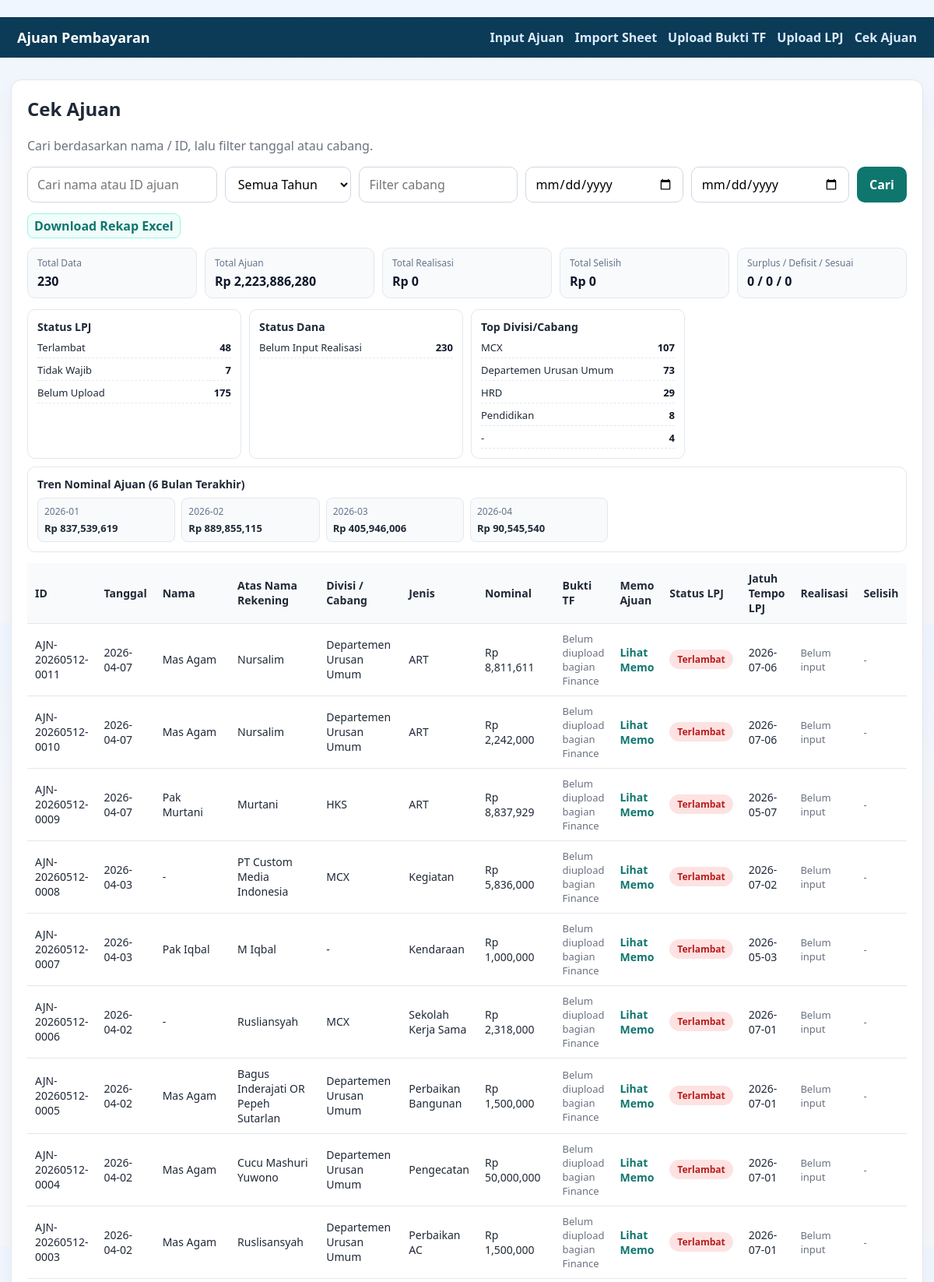
The app's page /cek-ajuan (upper part) with its own data.
### tables this page shows
CREATE TABLE ajuan (
    id_ajuan TEXT PRIMARY KEY,
    tanggal_ajuan TEXT NOT NULL,
    nama_pengaju TEXT NOT NULL,
    divisi_cabang TEXT NOT NULL,
    jenis_ajuan TEXT NOT NULL,
    nominal REAL NOT NULL,
    keterangan TEXT,
    status TEXT NOT NULL DEFAULT 'Menunggu Pembayaran',
    link_bukti_transfer TEXT,
    wajib_lpj INTEGER NOT NULL DEFAULT 1,
    tanggal_jatuh_tempo_lpj TEXT,
    status_lpj TEXT NOT NULL DEFAULT 'Belum Upload',
    link_lpj TEXT,
    created_at TEXT NOT NULL,
    updated_at TEXT NOT NULL
, link_memo_ajuan TEXT, nominal_realisasi REAL, nama_penerima_dana TEXT, nomor_memo TEXT, perihal TEXT);

### script/app.py (the view)
@app.route("/cek-ajuan", methods=["GET"])
def cek_ajuan():
    keyword = request.args.get("keyword", "").strip()
    cabang = request.args.get("cabang", "").strip()
    tanggal_awal = request.args.get("tanggal_awal", "").strip()
    tanggal_akhir = request.args.get("tanggal_akhir", "").strip()
    tahun = request.args.get("tahun", "").strip()
    rows = list_ajuan(
        keyword=keyword or None,
        cabang=cabang or None,
        tanggal_awal=tanggal_awal or None,
        tanggal_akhir=tanggal_akhir or None,
        tahun=tahun or None,
    )
    rows_serialized = _serialize_rows(rows)
    summary = _build_summary(rows_serialized)
    dashboard = _build_dashboard(rows_serialized)
    years = list_available_years()
    return render_template(
        "cek_ajuan.html",
        rows=rows_serialized,
        summary=summary,
        dashboard=dashboard,
        years=years,
        filters={
            "keyword": keyword,
            "cabang": cabang,
            "tanggal_awal": tanggal_awal,
            "tanggal_akhir": tanggal_akhir,
            "tahun": tahun,
        },
    )

### script/db.py (called while the page is built, shortened)
def get_connection() -> sqlite3.Connection:
    conn = sqlite3.connect(DB_FILE)
    conn.row_factory = sqlite3.Row
    return conn

def list_available_years() -> list[str]:
    query = """
    SELECT DISTINCT substr(tanggal_ajuan, 1, 4) AS tahun
         , COUNT(1) AS total
    FROM ajuan
    WHERE tanggal_ajuan IS NOT NULL
      AND length(tanggal_ajuan) >= 4
    GROUP BY substr(tanggal_ajuan, 1, 4)
    HAVING COUNT(1) >= 2
    ORDER BY tahun DESC
    """
    with get_connection() as conn:
        rows = conn.execute(query).fetchall()
    return [row["tahun"] for row in rows if row["tahun"]]

def derive_status_lpj(row: sqlite3.Row) -> str:
    if int(row["wajib_lpj"] or 0) == 0:
        return "Tidak Wajib"
    status_lpj = (row["status_lpj"] or "").strip()
    if status_lpj == "Sudah Upload":
        return "Sudah Upload"
    due = (row["tanggal_jatuh_tempo_lpj"] or "").strip()
    if not due:
        return "Belum Upload"
    try:
        due_date = datetime.strptime(due, "%Y-%m-%d").date()
    except ValueError:
        return "Belum Upload"
    today = date.today()
    if due_date < today:
        return "Terlambat"
    if due_date == today:
        return "Jatuh Tempo"
    return "Belum Jatuh Tempo"

def derive_status_dana(row: sqlite3.Row) -> str:
    nominal = float(row["nominal"] or 0)
    realisasi = row["nominal_realisasi"]
    if realisasi is None:
        return "Belum Input Realisasi"

### ui/templates/cek_ajuan.html (shortened to what this page needs)
﻿{% extends 'base.html' %}
{% block content %}
<section class="card">
  <h1>Cek Ajuan</h1>
  <p class="sub">Cari berdasarkan nama / ID, lalu filter tanggal atau cabang.</p>
  <form method="get" class="filter-bar">
    <input type="text" name="keyword" placeholder="Cari nama atau ID ajuan" value="{{ filters.keyword }}">
    <select name="tahun">
      <option value="">Semua Tahun</option>
    </select>
    <input type="text" name="cabang" placeholder="Filter cabang" value="{{ filters.cabang }}">
    <input type="date" name="tanggal_awal" value="{{ filters.tanggal_awal }}">
    <input type="date" name="tanggal_akhir" value="{{ filters.tanggal_akhir }}">
    <button type="submit">Cari</button>
  </form>
  <div class="actions mb12">
    <a class="btn-link edit-link" href="{{ url_for('export_ajuan_excel', keyword=filters.keyword, tahun=filters.tahun, cabang=filters.cabang, tanggal_awal=filters.tanggal_awal, tanggal_akhir=filters.tanggal_akhir) }}">Download Rekap Excel</a>
  </div>
  <div class="summary-grid">
    <div class="summary-card">
      <div class="summary-label">Total Data</div>
      <div class="summary-value">{{ summary.total_data }}</div>
    </div>
    <div class="summary-card">
      <div class="summary-label">Total Ajuan</div>
      <div class="summary-value">Rp {{ '{:,.0f}'.format(summary.total_ajuan) }}</div>
    </div>
    <div class="summary-card">
      <div class="summary-label">Total Realisasi</div>
      <div class="summary-value">Rp {{ '{:,.0f}'.format(summary.total_realisasi) }}</div>
    </div>
    <div class="summary-card">
      <div class="summary-label">Total Selisih</div>
      <div class="summary-value">Rp {{ '{:,.0f}'.format(summary.total_selisih) }}</div>
    </div>
    <div class="summary-card">
      <div class="summary-label">Surplus / Defisit / Sesuai</div>
      <div class="summary-value">{{ summary.count_surplus }} / {{ summary.count_defisit }} / {{ summary.count_sesuai }}</div>
    </div>
  </div>
  <div class="dashboard-grid">
    <div class="dashboard-card">
      <h3>Status LPJ</h3>
      <ul class="mini-list">
        {% for k, v in dashboard.status_lpj.items() %}
          <li><span>{{ k }}</span><b>{{ v }}</b></li>
        {% else %}
          <li><span>-</span><b>0</b></li>
        {% endfor %}
      </ul>
    </div>
    <div class="dashboard-card">
      <h3>Status Dana</h3>
      <ul class="mini-list">
        {% for k, v in dashboard.status_dana.items() %}
          <li><span>{{ k }}</span><b>{{ v }}</b></li>
        {% else %}
          <li><span>-</span><b>0</b></li>
        {% endfor %}
      </ul>
    </div>
    <div class="dashboard-card">
      <h3>Top Divisi/Cabang</h3>
      <ul class="mini-list">
        {% for divisi, total in dashboard.top_divisi %}
          <li><span>{{ divisi }}</span><b>{{ total }}</b></li>
        {% else %}
          <li><span>-</span><b>0</b></li>
        {% endfor %}
      </ul>
    </div>
    <div class="dashboard-card full-row">
      <h3>Tren Nominal Ajuan (6 Bulan Terakhir)</h3>
      <div class="trend-grid">
        {% for period, amount in dashboard.trend_nominal %}
          <div class="trend-item">
            <div class="trend-label">{{ period }}</div>
            <div class="trend-value">Rp {{ '{:,.0f}'.format(amount) }}</div>
          </div>
        {% else %}
          <div class="trend-item">
            <div class="trend-label">-</div>
            <div class="trend-value">Rp 0</div>
          </div>
        {% endfor %}
      </div>
    </div>
  </div>
  <div class="table-wrap">
    <table>
      <thead>
        <tr>
          <th>ID</th>
          <th>Tanggal</th>
          <th>Nama</th>
          <th>Atas Nama Rekening</th>
          <th>Divisi / Cabang</th>
          <th>Jenis</th>
          <th>Nominal</th>
          <th>Bukti TF</th>
          <th>Memo Ajuan</th>
          <th>Status LPJ</th>
          <th>Jatuh Tempo LPJ</th>
          <th>Realisasi</th>
          <th>Selisih</th>
        </tr>
      </thead>
      <tbody>
        {% for item in rows %}
          <tr>
            <td>{{ item.id_ajuan }}</td>
            <td>{{ item.tanggal_ajuan }}</td>
            <td>{{ item.nama_pengaju }}</td>
            <td>{{ item.atas_nama_rekening }}</td>
            <td>{{ item.divisi_cabang }}</td>
            <td>{{ item.jenis_ajuan }}</td>
            <td>Rp {{ '{:,.0f}'.format(item.nominal) }}</td>
            <td>
              {% if item.link_bukti_transfer %}
                <a class="btn-link" href="{{ item.link_bukti_transfer }}" target="_blank">Lihat Bukti TF</a>
              {% else %}
                <span class="muted">Belum diupload bagian Finance</span>
              {% endif %}
            </td>
            <td>
              {% if item.link_memo_ajuan %}
                <a class="btn-link" href="{{ item.link_memo_ajuan }}" target="_blank">Lihat Memo</a>
              {% else %}
                <span class="muted">Belum ada memo</span>
              {% endif %}
            </td>
            <td>
              {% if item.status_lpj_turunan == 'Sudah Upload' %}
                <span class="badge done">{{ item.status_lpj_turunan }}</span>
              {% elif item.status_lpj_turunan == 'Terlambat' %}
                <span class="badge late">{{ item.status_lpj_turunan }}</span>
              {% elif item.status_lpj_turunan == 'Jatuh Tempo' %}
                <span class="badge process">{{ item.status_lpj_turunan }}</span>
              {% elif item.status_lpj_turunan == 'Belum Jatuh Tempo' %}
                <span class="badge pending">{{ item.status_lpj_turunan }}</span>
              {% else %}
                <span class="badge mute">{{ item.status_lpj_turunan }}</span>
              {% endif %}
            </td>
            <td>{{ item.tanggal_jatuh_tempo_lpj or '-' }}</td>
            <td>
              {% if item.nominal_realisasi is not none %}
                Rp {{ '{:,.0f}'.format(item.nominal_realisasi) }}
              {% else %}
                <span class="muted">Belum input</span>
              {% endif %}
            </td>
            <td>
              {% if item.selisih is not none %}
                Rp {{ '{:,.0f}'.format(item.selisih) }}
              {% else %}
                <span class="muted">-</span>
              {% endif %}
            </td>
          </tr>
        {% else %}
          <tr><td colspan="16">Data tidak ditemukan.</td></tr>
        {% endfor %}
      </tbody>
    </table>
  </div>
</section>
{% endblock %}

### ui/static/style.css (style rules this page uses)
* { box-sizing: border-box; }
body { margin: 0; font-family: "Segoe UI", Tahoma, Geneva, Verdana, sans-serif; background: linear-gradient(180deg, #eff6ff 0%, var(--bg) 28%); color: var(--text); }
.card { background: var(--card); border: 1px solid var(--line); border-radius: 14px; padding: 20px; box-shadow: 0 10px 26px rgba(15, 23, 42, 0.05); }
h1 { margin-top: 0; }
.sub { color: var(--muted); margin-bottom: 16px; }
input, textarea, select, button { font: inherit; }
input, textarea, select { width: 100%; border: 1px solid #cfd8e3; border-radius: 10px; padding: 10px 12px; background: #fff; }
button { border: none; border-radius: 10px; padding: 10px 16px; background: var(--primary); color: #fff; font-weight: 700; cursor: pointer; }
.actions { margin-top: 4px; }
.filter-bar { display: grid; grid-template-columns: 1.2fr 0.8fr 1fr 1fr 1fr auto; gap: 10px; margin-bottom: 14px; }
.table-wrap { overflow-x: auto; }
table { width: 100%; border-collapse: collapse; min-width: 1050px; }
th, td { border-bottom: 1px solid var(--line); padding: 10px; text-align: left; font-size: 14px; }
th { background: #f9fafb; }
.badge { border-radius: 999px; font-size: 12px; padding: 4px 10px; font-weight: 700; display: inline-block; }
.badge.late { background: #fee2e2; color: #b91c1c; }
.btn-link { display: inline-block; text-decoration: none; color: #0f766e; font-weight: 700; }
.edit-link { padding: 4px 8px; border: 1px solid #99f6e4; border-radius: 8px; background: #f0fdfa; }
.muted { color: var(--muted); font-size: 13px; }
.mb12 { margin-bottom: 12px; }
.summary-grid { display: grid; grid-template-columns: repeat(5, minmax(0, 1fr)); gap: 10px; margin-bottom: 14px; }
.summary-card { background: #f8fafc; border: 1px solid #e2e8f0; border-radius: 10px; padding: 10px 12px; }
.summary-label { font-size: 12px; color: #64748b; }
.summary-value { margin-top: 4px; font-size: 16px; font-weight: 700; color: #0f172a; }
.dashboard-grid { display: grid; grid-template-columns: repeat(4, minmax(0, 1fr)); gap: 10px; margin-bottom: 14px; }
.dashboard-card { background: #ffffff; border: 1px solid #e2e8f0; border-radius: 10px; padding: 12px; }
.dashboard-card h3 { margin: 0 0 8px; font-size: 14px; }
.dashboard-card.full-row { grid-column: 1 / -1; }
.mini-list { list-style: none; margin: 0; padding: 0; display: grid; gap: 6px; }
.mini-list li { display: flex; justify-content: space-between; gap: 10px; font-size: 13px; border-bottom: 1px dashed #e2e8f0; padding-bottom: 4px; }
.mini-list li b { color: #0f172a; }
.trend-grid { display: grid; grid-template-columns: repeat(6, minmax(0, 1fr)); gap: 8px; }
.trend-item { border: 1px solid #e5e7eb; border-radius: 8px; padding: 8px; background: #f8fafc; }
.trend-label { font-size: 12px; color: #64748b; }
.trend-value { margin-top: 4px; font-size: 13px; font-weight: 700; }

### records on screen
ajuan: divisi_cabang "MCX", total "107", id_ajuan "AJN-20260512-0008", tanggal_ajuan "2026-04-03", nama_pengaju "-", atas_nama_rekening "PT Custom Media Indonesia", jenis_ajuan "Kegiatan", nominal "5,836,000", link_bukti_transfer "Belum diupload bagian Finance", status_lpj_turunan "Terlambat", tanggal_jatuh_tempo_lpj "2026-07-02", shows "Belum input"
ajuan: divisi_cabang "Departemen Urusan Umum", total "73", id_ajuan "AJN-20260512-0011", tanggal_ajuan "2026-04-07", nama_pengaju "Mas Agam", atas_nama_rekening "Nursalim", jenis_ajuan "ART", nominal "8,811,611", link_bukti_transfer "Belum diupload bagian Finance", status_lpj_turunan "Terlambat", tanggal_jatuh_tempo_lpj "2026-07-06", shows "Belum input"
ajuan: divisi_cabang "HRD", total "29"
ajuan: divisi_cabang "Pendidikan", total "8"
ajuan: id_ajuan "AJN-20260512-0010", tanggal_ajuan "2026-04-07", nama_pengaju "Mas Agam", atas_nama_rekening "Nursalim", divisi_cabang "Departemen Urusan Umum", jenis_ajuan "ART", nominal "2,242,000", link_bukti_transfer "Belum diupload bagian Finance", status_lpj_turunan "Terlambat", tanggal_jatuh_tempo_lpj "2026-07-06", shows "Belum input"
ajuan: id_ajuan "AJN-20260512-0009", tanggal_ajuan "2026-04-07", nama_pengaju "Pak Murtani", atas_nama_rekening "Murtani", divisi_cabang "HKS", jenis_ajuan "ART", nominal "8,837,929", link_bukti_transfer "Belum diupload bagian Finance", status_lpj_turunan "Terlambat", tanggal_jatuh_tempo_lpj "2026-05-07", shows "Belum input"
ajuan: id_ajuan "AJN-20260512-0007", tanggal_ajuan "2026-04-03", nama_pengaju "Pak Iqbal", atas_nama_rekening "M Iqbal", divisi_cabang "-", jenis_ajuan "Kendaraan", nominal "1,000,000", link_bukti_transfer "Belum diupload bagian Finance", status_lpj_turunan "Terlambat", tanggal_jatuh_tempo_lpj "2026-05-03", shows "Belum input"
ajuan: id_ajuan "AJN-20260512-0006", tanggal_ajuan "2026-04-02", nama_pengaju "-", atas_nama_rekening "Rusliansyah", divisi_cabang "MCX", jenis_ajuan "Sekolah Kerja Sama", nominal "2,318,000", link_bukti_transfer "Belum diupload bagian Finance", status_lpj_turunan "Terlambat", tanggal_jatuh_tempo_lpj "2026-07-01", shows "Belum input"
ajuan: id_ajuan "AJN-20260512-0005", tanggal_ajuan "2026-04-02", nama_pengaju "Mas Agam", atas_nama_rekening "Bagus Inderajati OR Pepeh Sutarlan", divisi_cabang "Departemen Urusan Umum", jenis_ajuan "Perbaikan Bangunan", nominal "1,500,000", link_bukti_transfer "Belum diupload bagian Finance", status_lpj_turunan "Terlambat", tanggal_jatuh_tempo_lpj "2026-07-01", shows "Belum input"
ajuan: id_ajuan "AJN-20260512-0004", tanggal_ajuan "2026-04-02", nama_pengaju "Mas Agam", atas_nama_rekening "Cucu Mashuri Yuwono", divisi_cabang "Departemen Urusan Umum", jenis_ajuan "Pengecatan", nominal "50,000,000", link_bukti_transfer "Belum diupload bagian Finance", status_lpj_turunan "Terlambat", tanggal_jatuh_tempo_lpj "2026-07-01", shows "Belum input"
ajuan: id_ajuan "AJN-20260512-0003", tanggal_ajuan "2026-04-02", nama_pengaju "Mas Agam", atas_nama_rekening "Ruslisansyah", divisi_cabang "Departemen Urusan Umum", jenis_ajuan "Perbaikan AC", nominal "1,500,000", link_bukti_transfer "Belum diupload bagian Finance", status_lpj_turunan "Terlambat", tanggal_jatuh_tempo_lpj "2026-07-01", shows "Belum input"

### other values on screen
{{ summary.total_data }} "230"
{{ '{:,.0f}'.format(summary.total_ajuan) }} "2,223,886,280"
{{ '{:,.0f}'.format(summary.total_realisasi) }} "0"
{{ '{:,.0f}'.format(summary.total_selisih) }} "0"
{{ summary.count_surplus }} "0"
{{ summary.count_defisit }} "0"
{{ summary.count_sesuai }} "0"
{{ k }} "Terlambat" "Tidak Wajib" "Belum Upload"
{{ v }} "48" "7" "175"
{{ k }} "Belum Input Realisasi"
{{ v }} "230"
{{ divisi }} "-"
{{ total }} "4"
{{ period }} "2026-01" "2026-02" "2026-03" "2026-04"
{{ '{:,.0f}'.format(amount) }} "837,539,619" "889,855,115" "405,946,006" "90,545,540"
